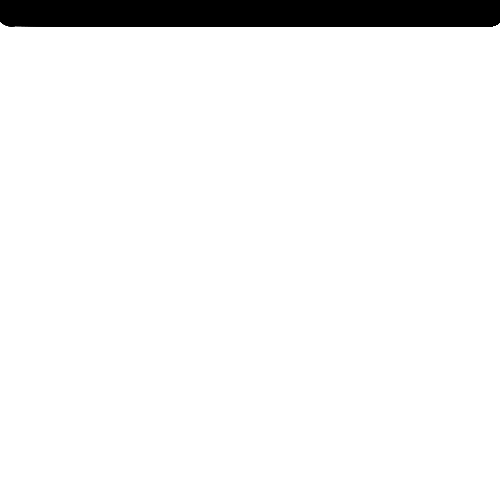
Frame 1 (no input)
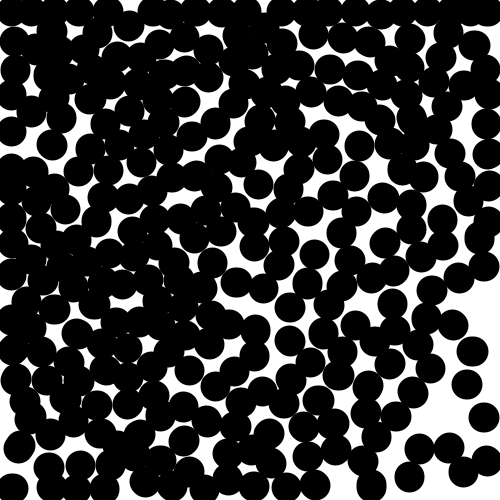
Frame 60 (the mouse pressed at the canvas centre just before this capture)
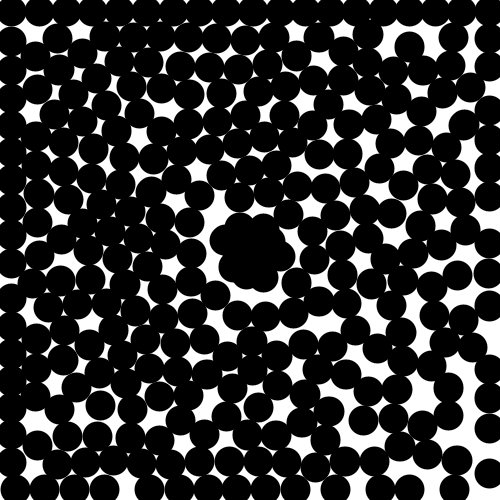
Frame 120 (the mouse held since frame 60 and released just before this capture)

The Processing sketch that drew these frames (run headless with seeded random() and noise(); from frame 60 on, the mouse is pressed at the canvas centre):

// Processing sketch: processing_28081
// ── processing_28081.pde

boolean lines = false;
boolean gravity = false;
int particleCount = 300;

Particle[] particles = new Particle[particleCount+1];


void setup() {
  size(500,500);
  colorMode(RGB, 400);
  frameRate(60);
  smooth();
  fill (255);
  
  for (int x = particleCount; x >= 0; x--) {
    particles[x] = new Particle();
    
  }
}
void draw() {
  background(400);
  
  for (int i = particleCount; i >= 0; i--) {
    Particle particle = (Particle) particles[i];
    particle.update(i);
  }
}
class Particle {
  float x;
  float y;
  float vx;
  float vy;
  Particle() {
    stroke(random(0,66),random(0,79),random(0,152));
    strokeWeight(30);
    x = 10;
    y = 10;
  }
  float getx() {
    return x;
  }
  float gety() {
    return y;
  }
  void update(int num) {
   vx *= 0.90;
   vy *= 0.90;
   for (int i = particleCount; i >= 0; i--)  {
     if (i != num) {
        boolean drawthis = false;
        float redshade = 0;
        float blueshade = 0;
        Particle particle = (Particle) particles[i];
        float tx = particle.getx();
        float ty = particle.gety();
        float radius = dist(x,y,tx,ty);
        if (radius < 45) {
           drawthis = true;
           float angle = atan2(y-ty,x-tx);
           if (radius < 30) {
             
             
               //change to 45
               

            if (lines) {
               redshade = 13 * (30 - radius);
             }
             vx += (30 - radius) * 0.07 * cos(angle);
             vy += (30 - radius) * 0.07 * sin(angle);
           }
           if (radius > 25) {
             if (lines) {
               blueshade = 90 * (500 - radius);
             }
             vx -= (25 - radius) * 0.005 * cos(angle);
             vy -= (25 - radius) * 0.005 * sin(angle);
           }
        }
        if (lines) {
          if (drawthis) {
             stroke (redshade, 0, blueshade);
             line(x,y,tx,ty);
          }
        }
      }
    }
    if (mousePressed) {
      float tx = mouseX;
      float ty = mouseY;
      float radius = dist(x,y,tx,ty);
      if (radius < 50) {
        float angle = atan2(ty-y,tx-x);
        if (mouseButton == LEFT) {
          vx -= radius * 0.07 * cos(angle);
          vy -= radius * 0.07 * sin(angle);
          stroke(radius * 4,0,0);
        }
        else {
          vx += radius * 0.07 * cos(angle);
          vy += radius * 0.07 * sin(angle);
          stroke(255);
        }
        if (lines) line (x,y,tx,ty);
      }
    }  
    int px = (int)x;
    int py = (int)y;
    x += vx;
    y += vy;
    if (gravity == true) vy += 0.7;
    if (x > width-11) {
      if (abs(vx) == vx) vx *= -1.0;
      x = width-11;
    }
    if (x < 11) {
      if (abs(vx) != vx) vx *= -1.0;
      x = 11;
    }
    if (y < 11) {
      if (abs(vy) != vy) vy *= -1.0;
      y = 11;
    }
    if (y > height-11) {
      if (abs(vy) == vy) vy *= -1.0;
      vx *= 0.6;
      y = height-11;
    }
    if (!lines) {
      stroke (0);
      line(px,py,int(x),int(y));
    }
  }
} 
void keyPressed() {
  if (key == 'g' || key == 'G') {
    if (gravity) gravity = false;
    else gravity = true;
  }
  else {
    if (lines) lines = false;
    else lines = true;
  }
}
